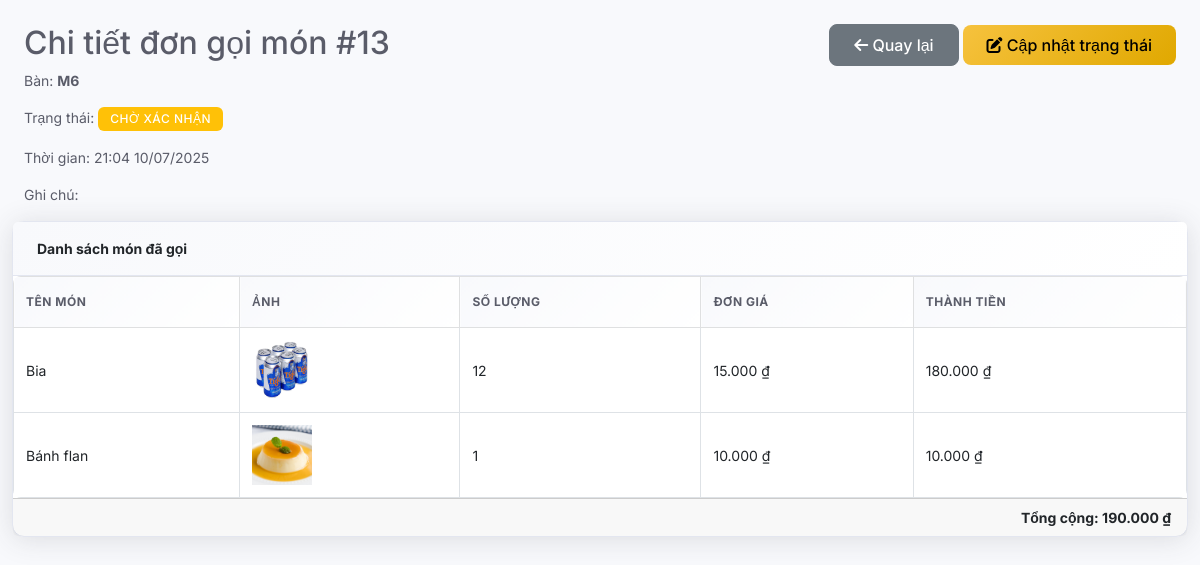
Screenshot of /admin/dine-in-orders/view?id=13 (signed in) with the database file from the repository.
### tables this page shows
CREATE TABLE IF NOT EXISTS `dine_in_orders` (
  `id` int NOT NULL AUTO_INCREMENT,
  `table_id` int NOT NULL,
  `total_amount` decimal(10,2) NOT NULL DEFAULT '0.00',
  `status` enum('pending','preparing','served','completed','cancelled') NOT NULL DEFAULT 'pending',
  `special_notes` text,
  `created_at` timestamp NULL DEFAULT CURRENT_TIMESTAMP,
  `updated_at` timestamp NULL DEFAULT CURRENT_TIMESTAMP ON UPDATE CURRENT_TIMESTAMP,
  `notes` text,
  `user_id` int DEFAULT NULL,
  PRIMARY KEY (`id`),
  KEY `idx_table_id` (`table_id`),
  KEY `idx_status` (`status`),
  KEY `idx_created_at` (`created_at`),
  KEY `user_id` (`user_id`)
);

CREATE TABLE IF NOT EXISTS `tables` (
  `id` int NOT NULL AUTO_INCREMENT,
  `table_number` varchar(10) NOT NULL,
  `capacity` int NOT NULL,
  `location` text,
  `description` text,
  `is_available` tinyint(1) DEFAULT '1',
  `status` enum('available','occupied','reserved','maintenance') DEFAULT 'available',
  `created_at` timestamp NULL DEFAULT CURRENT_TIMESTAMP,
  `updated_at` timestamp NULL DEFAULT CURRENT_TIMESTAMP ON UPDATE CURRENT_TIMESTAMP,
  PRIMARY KEY (`id`),
  UNIQUE KEY `table_number` (`table_number`),
  KEY `idx_capacity` (`capacity`),
  KEY `idx_available` (`is_available`)
);

CREATE TABLE IF NOT EXISTS `dine_in_order_items` (
  `id` int NOT NULL AUTO_INCREMENT,
  `order_id` int NOT NULL,
  `food_id` int NOT NULL,
  `quantity` int NOT NULL DEFAULT '1',
  `price` decimal(10,2) NOT NULL,
  `total` decimal(10,2) NOT NULL,
  `created_at` datetime NOT NULL DEFAULT CURRENT_TIMESTAMP,
  PRIMARY KEY (`id`),
  KEY `order_id` (`order_id`),
  KEY `food_id` (`food_id`)
);

CREATE TABLE IF NOT EXISTS `food_items` (
  `id` int NOT NULL AUTO_INCREMENT,
  `category_id` int NOT NULL,
  `subcategory_id` int DEFAULT NULL,
  `name` varchar(100) NOT NULL,
  `description` text,
  `price` decimal(10,2) NOT NULL,
  `image` varchar(255) DEFAULT NULL,
  `ingredients` text,
  `allergens` varchar(255) DEFAULT NULL,
  `dietary_info` json DEFAULT NULL,
  `nutrition_info` json DEFAULT NULL,
  `preparation_time` int DEFAULT NULL,
  `spice_level` enum('none','mild','medium','hot','very_hot') DEFAULT 'none',
  `is_popular` tinyint(1) DEFAULT '0',
  `is_new` tinyint(1) DEFAULT '0',
  `is_seasonal` tinyint(1) DEFAULT '0',
  `is_available` tinyint(1) DEFAULT '1',
  `sort_order` int DEFAULT '0',
  `created_at` timestamp NULL DEFAULT CURRENT_TIMESTAMP,
  `updated_at` timestamp NULL DEFAULT CURRENT_TIMESTAMP ON UPDATE CURRENT_TIMESTAMP,
  PRIMARY KEY (`id`),
  KEY `fk_food_category` (`category_id`),
  KEY `fk_food_subcategory` (`subcategory_id`),
  KEY `idx_available` (`is_available`),
  KEY `idx_popular` (`is_popular`),
  KEY `idx_price` (`price`)
);

### controllers/DineInOrderAdminController.php (called while the page is built, shortened)
<?php
require_once 'models/DineInOrder.php';
class DineInOrderAdminController {
    private $orderModel;
    public function __construct() {
        $this->orderModel = new DineInOrder();
    }
    public function view() {
        $id = $_GET['id'] ?? null;
        $order = $this->orderModel->getOrderById($id);
        require 'views/admin/dine_in_orders/view.php';
    }
}

### database/install.php (called while the page is built, shortened)
<?php
class Database {
    private static $instance = null;
    private $connection;
    public static function getInstance() {
        if (self::$instance === null) {
            self::$instance = new self();
        }
        return self::$instance;
    }
    private function connect() {
        try {
            $dsn = "mysql:host=" . DB_HOST . ";dbname=" . DB_NAME . ";charset=" . DB_CHARSET;
            $options = [
                PDO::ATTR_ERRMODE => PDO::ERRMODE_EXCEPTION,
                PDO::ATTR_DEFAULT_FETCH_MODE => PDO::FETCH_ASSOC,
                PDO::ATTR_EMULATE_PREPARES => false
            ];
            $this->connection = new PDO($dsn, DB_USER, DB_PASS, $options);
        } catch (PDOException $e) {
            die("Database connection failed: " . $e->getMessage());
        }
    }
    public function getConnection() {
        return $this->connection;
    }
}
?>

### models/BaseModel.php (called while the page is built, shortened)
<?php
class BaseModel {
    protected $table;    public function __construct() {
        $database = Database::getInstance();
        $this->db = $database->getConnection();
    }
}
?>

### models/DineInOrder.php (called while the page is built, shortened)
<?php
require_once 'models/BaseModel.php';
class DineInOrder extends BaseModel {
    protected $table = 'dine_in_orders';
    protected $itemsTable = 'dine_in_order_items';
    public function getOrderById($order_id) {
        $sql = "SELECT o.*, t.table_number
                FROM {$this->table} o
                LEFT JOIN tables t ON o.table_id = t.id
                WHERE o.id = :order_id";
        $stmt = $this->db->prepare($sql);
        $stmt->execute([':order_id' => $order_id]);
        $order = $stmt->fetch(PDO::FETCH_ASSOC);
        if ($order) {
            $sql = "SELECT oi.*, f.name as food_name, f.image
                    FROM {$this->itemsTable} oi
                    LEFT JOIN food_items f ON oi.food_id = f.id
                    WHERE oi.order_id = :order_id";
            $stmt = $this->db->prepare($sql);
            $stmt->execute([':order_id' => $order_id]);
            $order['items'] = $stmt->fetchAll(PDO::FETCH_ASSOC);
        }
        return $order;
    }
}
?>

### views/admin/dine_in_orders/view.php (the view, shortened to what this page needs)
<?php require_once 'views/admin/layouts/header.php'; ?>
<?php
function getStatusClass($status) {
    switch($status) {
        case 'pending': return 'bg-warning';
    }
}
function getStatusText($status) {
    switch($status) {
        case 'pending': return 'Chờ xác nhận';
    }
}
?>
<div class="container py-4">
    <div class="row mb-3">
        <div class="col-md-8">
            <h2>Chi tiết đơn gọi món #<?= $order['id'] ?></h2>
            <p>Bàn: <b><?= htmlspecialchars($order['table_number']) ?></b></p>
            <p>Trạng thái: <span class="badge <?= getStatusClass($order['status']) ?>"><?= getStatusText($order['status']) ?></span></p>
            <p>Thời gian: <?= date('H:i d/m/Y', strtotime($order['created_at'])) ?></p>
            <p>Ghi chú: <?= htmlspecialchars($order['notes']) ?></p>
        </div>
        <div class="col-md-4 text-end">
            <a href="<?= SITE_URL ?>/admin/dine-in-orders" class="btn btn-secondary mb-2"><i class="fas fa-arrow-left"></i> Quay lại</a>
            <button class="btn btn-warning mb-2" onclick="showUpdateStatusModal(<?= $order['id'] ?>, '<?= $order['status'] ?>')"><i class="fas fa-edit"></i> Cập nhật trạng thái</button>
        </div>
    </div>
    <div class="card mb-4">
        <div class="card-header"><b>Danh sách món đã gọi</b></div>
        <div class="card-body p-0">
            <?php if (!empty($order['items'])): ?>
                <div class="table-responsive">
                    <table class="table table-bordered mb-0">
                        <thead class="table-light">
                            <tr>
                                <th>Tên món</th>
                                <th>Ảnh</th>
                                <th>Số lượng</th>
                                <th>Đơn giá</th>
                                <th>Thành tiền</th>
                            </tr>
                        </thead>
                        <tbody>
                            <?php foreach ($order['items'] as $item): ?>
                                <tr>
                                    <td><?= htmlspecialchars($item['food_name']) ?></td>
                                    <td><img src="<?= SITE_URL ?>/uploads/food_images/<?= $item['image'] ?>" width="60"></td>
                                    <td><?= $item['quantity'] ?></td>
                                    <td><?= number_format($item['price'], 0, ',', '.') ?> ₫</td>
                                    <td><?= number_format($item['total'], 0, ',', '.') ?> ₫</td>
                                </tr>
                            <?php endforeach; ?>
                        </tbody>
                    </table>
                </div>
            <?php else: ?>
                <div class="alert alert-info m-0">Chưa có món nào.</div>
            <?php endif; ?>
        </div>
        <div class="card-footer text-end">
            <b>Tổng cộng: <?= number_format($order['total_amount'], 0, ',', '.') ?> ₫</b>
        </div>
    </div>
</div>
<?php require_once 'views/admin/layouts/footer.php'; ?>

### assets/css/admin.css (style rules this page uses)
:root { --admin-primary: #4e73df; --admin-secondary: #858796; --admin-success: #1cc88a; --admin-warning: #f6c23e; --admin-danger: #ef4444; --admin-info: #36b9cc; --admin-dark: #2c3034; --admin-light: #f8f9fc; --admin-sidebar-bg: linear-gradient(180deg, #212529 0%, #2c3034 100%); --admin-card-shadow: 0 0.15rem 1.75rem 0 rgba(58, 59, 69, 0.15); --admin-border-color: #e3e6f0; --admin-text-primary: #5a5c69; --admin-text-secondary: #858796; --admin-text-muted: #dddfeb; }
body { font-family: 'Inter', sans-serif; font-size: 0.875rem; background-color: var(--admin-light); color: var(--admin-text-primary); }
.container-fluid .row { margin-left: 0 !important; margin-right: 0 !important; }
.card { box-shadow: var(--admin-card-shadow); border: 1px solid var(--admin-border-color); border-radius: 0.75rem; margin-bottom: 1.5rem; transition: transform 0.2s ease, box-shadow 0.2s ease; }
.card-header { background: linear-gradient(135deg, #f8f9fc 0%, #ffffff 100%); border-bottom: 1px solid var(--admin-border-color); padding: 1rem 1.5rem; border-radius: 0.75rem 0.75rem 0 0; }
.card-body { padding: 1.5rem; }
.btn { border-radius: 0.5rem; font-weight: 500; padding: 0.5rem 1.5rem; transition: all 0.2s ease; text-transform: none; }
.btn-warning { background: linear-gradient(135deg, var(--admin-warning) 0%, #e0a800 100%); border: none; }
.table { color: var(--admin-text-primary); border-radius: 0.5rem; overflow: hidden; }
.table th { border-top: none; font-weight: 700; text-transform: uppercase; font-size: 0.75rem; color: var(--admin-text-primary); background: linear-gradient(135deg, #f8f9fc 0%, #ffffff 100%); letter-spacing: 0.5px; padding: 1rem 0.75rem; }
.table td { padding: 0.75rem; vertical-align: middle; }
.table-light { background: linear-gradient(135deg, #f8f9fc 0%, #ffffff 100%); }
.badge { font-weight: 600; border-radius: 0.5rem; padding: 0.5rem 0.75rem; font-size: 0.75rem; text-transform: uppercase; letter-spacing: 0.5px; }
.badge { display: inline-flex; align-items: center; gap: 0.25rem; font-weight: 500; border-radius: 6px; padding: 0.375rem 0.75rem; }

### assets/css/admin-layout-fix.css (style rules this page uses)
body.admin-page { margin: 0 !important; padding: 0 !important; }
.admin-page .container-fluid .row { margin: 0 !important; padding: 0 !important; }
.admin-page .card { margin-bottom: 1.5rem !important; }

### rows the page displays
dine_in_orders: id "13", table.table_number "M6", status "CHỜ XÁC NHẬN", created_at "21:04 10/07/2025", total_amount "190.000"
dine_in_order_items: food.name "Bia", food.image (picture), quantity "12", price "15.000", total "180.000"
dine_in_order_items: food.name "Bánh flan", food.image (picture), quantity "1", price "10.000", total "10.000"
